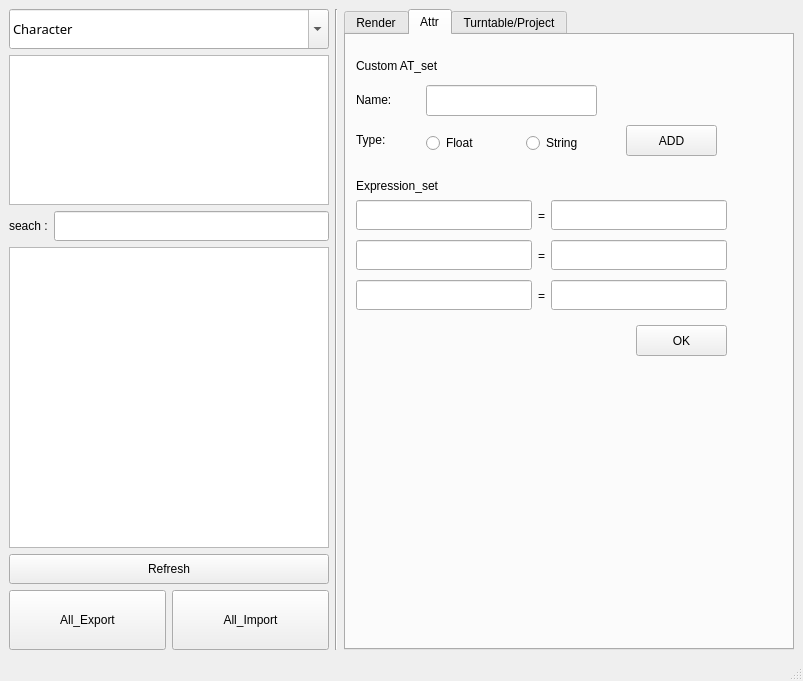
<?xml version="1.0" encoding="UTF-8"?>
<ui version="4.0">
 <class>MainWindow</class>
 <widget class="QMainWindow" name="MainWindow">
  <property name="geometry">
   <rect>
    <x>0</x>
    <y>0</y>
    <width>787</width>
    <height>681</height>
   </rect>
  </property>
  <property name="windowTitle">
   <string>Lkd_tool_beta</string>
  </property>
  <widget class="QWidget" name="centralwidget">
   <layout class="QGridLayout" name="gridLayout">
    <item row="0" column="1">
     <widget class="Line" name="line">
      <property name="orientation">
       <enum>Qt::Vertical</enum>
      </property>
     </widget>
    </item>
    <item row="0" column="2">
     <widget class="QTabWidget" name="Tool_Tab">
      <property name="minimumSize">
       <size>
        <width>450</width>
        <height>0</height>
       </size>
      </property>
      <property name="currentIndex">
       <number>1</number>
      </property>
      <widget class="QWidget" name="Render">
       <attribute name="title">
        <string>Render</string>
       </attribute>
       <widget class="QPushButton" name="render_set_JH">
        <property name="geometry">
         <rect>
          <x>10</x>
          <y>60</y>
          <width>91</width>
          <height>41</height>
         </rect>
        </property>
        <property name="text">
         <string>Default</string>
        </property>
       </widget>
       <widget class="QPushButton" name="render_set_SA">
        <property name="geometry">
         <rect>
          <x>110</x>
          <y>60</y>
          <width>91</width>
          <height>41</height>
         </rect>
        </property>
        <property name="text">
         <string>Old</string>
        </property>
       </widget>
       <widget class="QLabel" name="Render_set">
        <property name="geometry">
         <rect>
          <x>10</x>
          <y>30</y>
          <width>111</width>
          <height>21</height>
         </rect>
        </property>
        <property name="text">
         <string>Render_set</string>
        </property>
       </widget>
       <widget class="QPushButton" name="sampling_Mid">
        <property name="geometry">
         <rect>
          <x>110</x>
          <y>230</y>
          <width>91</width>
          <height>41</height>
         </rect>
        </property>
        <property name="text">
         <string>MIDDLE</string>
        </property>
       </widget>
       <widget class="QPushButton" name="sampling_low">
        <property name="geometry">
         <rect>
          <x>10</x>
          <y>230</y>
          <width>91</width>
          <height>41</height>
         </rect>
        </property>
        <property name="text">
         <string>LOW</string>
        </property>
       </widget>
       <widget class="QLabel" name="Sampling">
        <property name="geometry">
         <rect>
          <x>10</x>
          <y>200</y>
          <width>111</width>
          <height>21</height>
         </rect>
        </property>
        <property name="text">
         <string>Sampling</string>
        </property>
       </widget>
       <widget class="QPushButton" name="sampling_High">
        <property name="geometry">
         <rect>
          <x>210</x>
          <y>230</y>
          <width>91</width>
          <height>41</height>
         </rect>
        </property>
        <property name="text">
         <string>HIGH</string>
        </property>
       </widget>
       <widget class="QPushButton" name="sampling_Vol">
        <property name="geometry">
         <rect>
          <x>10</x>
          <y>280</y>
          <width>91</width>
          <height>41</height>
         </rect>
        </property>
        <property name="text">
         <string>VOLUME</string>
        </property>
       </widget>
       <widget class="QPushButton" name="sampling_Fil">
        <property name="geometry">
         <rect>
          <x>110</x>
          <y>280</y>
          <width>91</width>
          <height>41</height>
         </rect>
        </property>
        <property name="text">
         <string>Flickr</string>
        </property>
       </widget>
       <widget class="QPushButton" name="render_set_Deep">
        <property name="geometry">
         <rect>
          <x>210</x>
          <y>60</y>
          <width>91</width>
          <height>41</height>
         </rect>
        </property>
        <property name="text">
         <string>Deep</string>
        </property>
       </widget>
       <widget class="QPushButton" name="render_set_W">
        <property name="geometry">
         <rect>
          <x>10</x>
          <y>110</y>
          <width>91</width>
          <height>41</height>
         </rect>
        </property>
        <property name="text">
         <string>W_default</string>
        </property>
       </widget>
       <zorder>render_set_JH</zorder>
       <zorder>render_set_SA</zorder>
       <zorder>Render_set</zorder>
       <zorder>sampling_Mid</zorder>
       <zorder>Sampling</zorder>
       <zorder>sampling_High</zorder>
       <zorder>sampling_Vol</zorder>
       <zorder>sampling_Fil</zorder>
       <zorder>render_set_Deep</zorder>
       <zorder>render_set_W</zorder>
       <zorder>sampling_low</zorder>
      </widget>
      <widget class="QWidget" name="tab_2">
       <attribute name="title">
        <string>Attr</string>
       </attribute>
       <widget class="QLabel" name="Expression_set">
        <property name="geometry">
         <rect>
          <x>10</x>
          <y>140</y>
          <width>111</width>
          <height>21</height>
         </rect>
        </property>
        <property name="text">
         <string>Expression_set</string>
        </property>
       </widget>
       <widget class="QPushButton" name="Exp_OK_btn">
        <property name="geometry">
         <rect>
          <x>290</x>
          <y>290</y>
          <width>91</width>
          <height>31</height>
         </rect>
        </property>
        <property name="text">
         <string>OK</string>
        </property>
       </widget>
       <widget class="QLabel" name="Custom_AT_set">
        <property name="geometry">
         <rect>
          <x>10</x>
          <y>20</y>
          <width>111</width>
          <height>21</height>
         </rect>
        </property>
        <property name="text">
         <string>Custom AT_set</string>
        </property>
       </widget>
       <widget class="QLineEdit" name="AT_name">
        <property name="geometry">
         <rect>
          <x>80</x>
          <y>50</y>
          <width>171</width>
          <height>31</height>
         </rect>
        </property>
        <property name="font">
         <font>
          <family>나눔고딕</family>
          <pointsize>10</pointsize>
         </font>
        </property>
       </widget>
       <widget class="QLabel" name="at_name">
        <property name="geometry">
         <rect>
          <x>10</x>
          <y>50</y>
          <width>71</width>
          <height>30</height>
         </rect>
        </property>
        <property name="minimumSize">
         <size>
          <width>0</width>
          <height>30</height>
         </size>
        </property>
        <property name="text">
         <string>Name:</string>
        </property>
       </widget>
       <widget class="QRadioButton" name="at_type_float">
        <property name="geometry">
         <rect>
          <x>80</x>
          <y>100</y>
          <width>92</width>
          <height>16</height>
         </rect>
        </property>
        <property name="text">
         <string>Float</string>
        </property>
       </widget>
       <widget class="QRadioButton" name="at_type_string">
        <property name="geometry">
         <rect>
          <x>180</x>
          <y>100</y>
          <width>92</width>
          <height>16</height>
         </rect>
        </property>
        <property name="text">
         <string>String</string>
        </property>
       </widget>
       <widget class="QLabel" name="at_type_set">
        <property name="geometry">
         <rect>
          <x>10</x>
          <y>90</y>
          <width>71</width>
          <height>30</height>
         </rect>
        </property>
        <property name="minimumSize">
         <size>
          <width>0</width>
          <height>30</height>
         </size>
        </property>
        <property name="text">
         <string>Type:</string>
        </property>
       </widget>
       <widget class="QPushButton" name="AT_add_btn">
        <property name="geometry">
         <rect>
          <x>280</x>
          <y>90</y>
          <width>91</width>
          <height>31</height>
         </rect>
        </property>
        <property name="text">
         <string>ADD</string>
        </property>
       </widget>
       <widget class="QWidget" name="layoutWidget">
        <property name="geometry">
         <rect>
          <x>10</x>
          <y>200</y>
          <width>371</width>
          <height>41</height>
         </rect>
        </property>
        <layout class="QHBoxLayout" name="horizontalLayout_4">
         <item>
          <widget class="QLineEdit" name="Expression_inputC">
           <property name="minimumSize">
            <size>
             <width>0</width>
             <height>30</height>
            </size>
           </property>
           <property name="font">
            <font>
             <family>나눔고딕</family>
             <pointsize>10</pointsize>
            </font>
           </property>
          </widget>
         </item>
         <item>
          <widget class="QLabel" name="at_type_set_3">
           <property name="minimumSize">
            <size>
             <width>0</width>
             <height>30</height>
            </size>
           </property>
           <property name="text">
            <string>=</string>
           </property>
          </widget>
         </item>
         <item>
          <widget class="QLineEdit" name="Expression_inputD">
           <property name="minimumSize">
            <size>
             <width>0</width>
             <height>30</height>
            </size>
           </property>
          </widget>
         </item>
        </layout>
       </widget>
       <widget class="QWidget" name="layoutWidget_2">
        <property name="geometry">
         <rect>
          <x>10</x>
          <y>240</y>
          <width>371</width>
          <height>41</height>
         </rect>
        </property>
        <layout class="QHBoxLayout" name="horizontalLayout_5">
         <item>
          <widget class="QLineEdit" name="Expression_inputE">
           <property name="minimumSize">
            <size>
             <width>0</width>
             <height>30</height>
            </size>
           </property>
           <property name="font">
            <font>
             <family>나눔고딕</family>
             <pointsize>10</pointsize>
            </font>
           </property>
          </widget>
         </item>
         <item>
          <widget class="QLabel" name="at_type_set_4">
           <property name="minimumSize">
            <size>
             <width>0</width>
             <height>30</height>
            </size>
           </property>
           <property name="text">
            <string>=</string>
           </property>
          </widget>
         </item>
         <item>
          <widget class="QLineEdit" name="Expression_inputF">
           <property name="minimumSize">
            <size>
             <width>0</width>
             <height>30</height>
            </size>
           </property>
          </widget>
         </item>
        </layout>
       </widget>
       <widget class="QWidget" name="layoutWidget">
        <property name="geometry">
         <rect>
          <x>10</x>
          <y>160</y>
          <width>371</width>
          <height>41</height>
         </rect>
        </property>
        <layout class="QHBoxLayout" name="horizontalLayout_3">
         <item>
          <widget class="QLineEdit" name="Expression_inputA">
           <property name="minimumSize">
            <size>
             <width>0</width>
             <height>30</height>
            </size>
           </property>
           <property name="font">
            <font>
             <family>나눔고딕</family>
             <pointsize>10</pointsize>
            </font>
           </property>
          </widget>
         </item>
         <item>
          <widget class="QLabel" name="at_type_set_2">
           <property name="minimumSize">
            <size>
             <width>0</width>
             <height>30</height>
            </size>
           </property>
           <property name="text">
            <string>=</string>
           </property>
          </widget>
         </item>
         <item>
          <widget class="QLineEdit" name="Expression_inputB">
           <property name="minimumSize">
            <size>
             <width>0</width>
             <height>30</height>
            </size>
           </property>
          </widget>
         </item>
        </layout>
       </widget>
      </widget>
      <widget class="QWidget" name="tab">
       <attribute name="title">
        <string>Turntable/Project</string>
       </attribute>
       <widget class="QLabel" name="Project_set">
        <property name="geometry">
         <rect>
          <x>10</x>
          <y>30</y>
          <width>111</width>
          <height>21</height>
         </rect>
        </property>
        <property name="text">
         <string>Project_set</string>
        </property>
       </widget>
       <widget class="QWidget" name="verticalLayoutWidget_6">
        <property name="geometry">
         <rect>
          <x>10</x>
          <y>60</y>
          <width>401</width>
          <height>131</height>
         </rect>
        </property>
        <layout class="QVBoxLayout" name="verticalLayout_4">
         <item>
          <widget class="QListView" name="Project_list">
           <property name="font">
            <font>
             <family>나눔고딕</family>
             <pointsize>10</pointsize>
            </font>
           </property>
          </widget>
         </item>
        </layout>
       </widget>
       <widget class="QLineEdit" name="Project_input">
        <property name="geometry">
         <rect>
          <x>10</x>
          <y>200</y>
          <width>261</width>
          <height>31</height>
         </rect>
        </property>
        <property name="font">
         <font>
          <family>나눔고딕</family>
          <pointsize>10</pointsize>
         </font>
        </property>
       </widget>
       <widget class="QWidget" name="verticalLayoutWidget_7">
        <property name="geometry">
         <rect>
          <x>280</x>
          <y>200</y>
          <width>131</width>
          <height>32</height>
         </rect>
        </property>
        <layout class="QVBoxLayout" name="verticalLayout_5">
         <item>
          <widget class="QPushButton" name="Project_export_btn">
           <property name="minimumSize">
            <size>
             <width>0</width>
             <height>30</height>
            </size>
           </property>
           <property name="text">
            <string>Export</string>
           </property>
          </widget>
         </item>
        </layout>
       </widget>
       <widget class="QWidget" name="verticalLayoutWidget_8">
        <property name="geometry">
         <rect>
          <x>280</x>
          <y>240</y>
          <width>131</width>
          <height>32</height>
         </rect>
        </property>
        <layout class="QVBoxLayout" name="verticalLayout_7">
         <item>
          <widget class="QPushButton" name="Project_import_btn">
           <property name="minimumSize">
            <size>
             <width>0</width>
             <height>30</height>
            </size>
           </property>
           <property name="text">
            <string>Import</string>
           </property>
          </widget>
         </item>
        </layout>
       </widget>
       <widget class="QWidget" name="verticalLayoutWidget_9">
        <property name="geometry">
         <rect>
          <x>10</x>
          <y>240</y>
          <width>261</width>
          <height>32</height>
         </rect>
        </property>
        <layout class="QVBoxLayout" name="verticalLayout_8">
         <item>
          <widget class="QPushButton" name="Project_refresh">
           <property name="minimumSize">
            <size>
             <width>0</width>
             <height>30</height>
            </size>
           </property>
           <property name="text">
            <string>Refesh</string>
           </property>
           <property name="iconSize">
            <size>
             <width>16</width>
             <height>16</height>
            </size>
           </property>
          </widget>
         </item>
        </layout>
       </widget>
      </widget>
     </widget>
    </item>
    <item row="0" column="0">
     <layout class="QVBoxLayout" name="verticalLayout">
      <item>
       <widget class="QComboBox" name="LKD_type">
        <property name="minimumSize">
         <size>
          <width>0</width>
          <height>40</height>
         </size>
        </property>
        <property name="font">
         <font>
          <family>나눔고딕</family>
          <pointsize>10</pointsize>
         </font>
        </property>
        <property name="editable">
         <bool>true</bool>
        </property>
        <item>
         <property name="text">
          <string>Character</string>
         </property>
        </item>
        <item>
         <property name="text">
          <string>Env</string>
         </property>
        </item>
        <item>
         <property name="text">
          <string>Prop</string>
         </property>
        </item>
       </widget>
      </item>
      <item>
       <widget class="QListView" name="lkdlist">
        <property name="sizePolicy">
         <sizepolicy hsizetype="Expanding" vsizetype="Maximum">
          <horstretch>0</horstretch>
          <verstretch>0</verstretch>
         </sizepolicy>
        </property>
        <property name="minimumSize">
         <size>
          <width>0</width>
          <height>0</height>
         </size>
        </property>
        <property name="maximumSize">
         <size>
          <width>16777215</width>
          <height>150</height>
         </size>
        </property>
        <property name="font">
         <font>
          <family>나눔고딕</family>
          <pointsize>10</pointsize>
         </font>
        </property>
       </widget>
      </item>
      <item>
       <layout class="QHBoxLayout" name="horizontalLayout">
        <item>
         <widget class="QLabel" name="Seach_name">
          <property name="minimumSize">
           <size>
            <width>0</width>
            <height>30</height>
           </size>
          </property>
          <property name="text">
           <string>seach :</string>
          </property>
         </widget>
        </item>
        <item>
         <widget class="QLineEdit" name="Seach_input">
          <property name="minimumSize">
           <size>
            <width>0</width>
            <height>30</height>
           </size>
          </property>
          <property name="font">
           <font>
            <family>나눔고딕</family>
            <pointsize>10</pointsize>
           </font>
          </property>
         </widget>
        </item>
       </layout>
      </item>
      <item>
       <layout class="QVBoxLayout" name="datalayout">
        <item>
         <widget class="QTableView" name="datalist">
          <property name="minimumSize">
           <size>
            <width>320</width>
            <height>0</height>
           </size>
          </property>
          <property name="font">
           <font>
            <family>나눔고딕</family>
            <pointsize>10</pointsize>
           </font>
          </property>
         </widget>
        </item>
       </layout>
      </item>
      <item>
       <layout class="QVBoxLayout" name="verticalLayout_3">
        <item>
         <widget class="QPushButton" name="Refresh_btn">
          <property name="minimumSize">
           <size>
            <width>0</width>
            <height>30</height>
           </size>
          </property>
          <property name="text">
           <string>Refresh</string>
          </property>
         </widget>
        </item>
       </layout>
      </item>
      <item>
       <layout class="QHBoxLayout" name="horizontalLayout_2">
        <item>
         <widget class="QPushButton" name="export_All">
          <property name="enabled">
           <bool>true</bool>
          </property>
          <property name="sizePolicy">
           <sizepolicy hsizetype="Minimum" vsizetype="Fixed">
            <horstretch>0</horstretch>
            <verstretch>0</verstretch>
           </sizepolicy>
          </property>
          <property name="minimumSize">
           <size>
            <width>0</width>
            <height>60</height>
           </size>
          </property>
          <property name="text">
           <string>All_Export</string>
          </property>
         </widget>
        </item>
        <item>
         <widget class="QPushButton" name="import_All">
          <property name="minimumSize">
           <size>
            <width>0</width>
            <height>60</height>
           </size>
          </property>
          <property name="text">
           <string>All_Import</string>
          </property>
         </widget>
        </item>
       </layout>
      </item>
     </layout>
    </item>
   </layout>
  </widget>
  <widget class="QMenuBar" name="menubar">
   <property name="geometry">
    <rect>
     <x>0</x>
     <y>0</y>
     <width>787</width>
     <height>21</height>
    </rect>
   </property>
  </widget>
  <widget class="QStatusBar" name="statusbar"/>
 </widget>
 <resources/>
 <connections/>
</ui>
